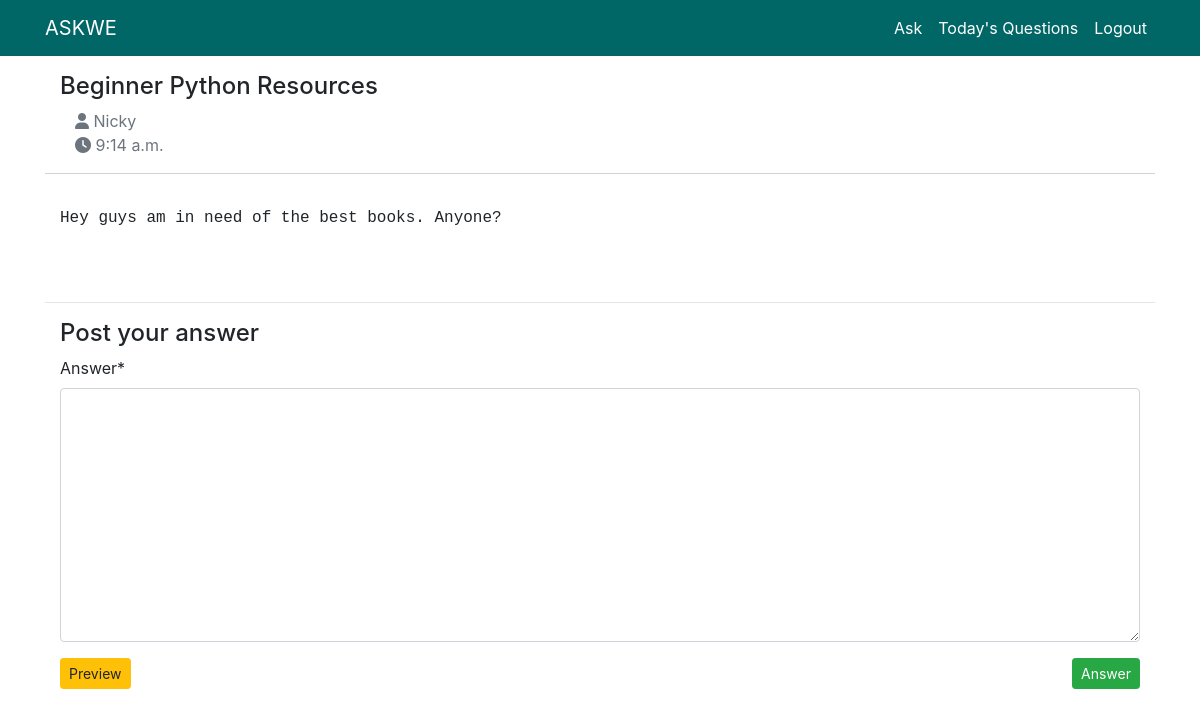
Screenshot of /q/1/answer (signed in) with the database file from the repository.
### askwe/models.py (models this page shows, shortened)
class Question(models.Model):
    title = models.CharField(max_length=140)
    question = models.TextField()
    user = models.ForeignKey(to=settings.AUTH_USER_MODEL,
                             on_delete=models.CASCADE)
    created = models.DateTimeField(auto_now_add=True)

### accounts/models.py (models this page shows, shortened)
class Account(AbstractBaseUser, PermissionsMixin):
    email = models.EmailField(unique=True)
    name = models.CharField(max_length=150)
    last_name = models.CharField(max_length=150)
    phone = models.CharField(max_length=50)
    date_of_birth = models.DateField(blank=True, null=True)
    picture = models.ImageField(blank=True, null=True)
    is_staff = models.BooleanField(default=False)
    is_active = models.BooleanField(default=True)
    date_joined = models.DateTimeField(default=timezone.now)
    last_login = models.DateTimeField(null=True)
    objects = AccountManager()
    USERNAME_FIELD = 'email'
    REQUIRED_FIELDS = ['name', 'phone']

### askwe/views.py (the view, shortened to what this page needs)
# urls.py: path('q/<int:pk>/answer', views.CreateAnswerView.as_view(),
class CreateAnswerView(LoginRequiredMixin, CreateView):
    form_class = AnswerForm
    template_name = 'askwe/create_answer.html'
    def get_initial(self):
        return {
            'question': self.get_question().id,
            'user': self.request.user.id,
        }
    def get_context_data(self, **kwargs):
        return super().get_context_data(question=self.get_question(),
                                        **kwargs)
    def get_question(self):
        return Question.objects.get(pk=self.kwargs['pk'])

### askwe/forms.py
class AnswerForm(forms.ModelForm):
    user = forms.ModelChoiceField(
        widget=forms.HiddenInput,
        queryset=get_user_model().objects.all(),
        disabled=True,
    )
    question = forms.ModelChoiceField(
        widget=forms.HiddenInput,
        queryset=Question.objects.all(),
        disabled=True,
    )
    class Meta:
        model = Answer
        fields = ['answer', 'user', 'question', ]

### templates/askwe/create_answer.html (shortened to what this page needs)
{% extends "askwe.html" %}
{% load markdownify %}
{% block body %}
  {% include 'display_question.html' %}
  {% include 'post_answer.html' with answer_form=form %}
{% endblock %}

### templates/display_question.html (shortened to what this page needs)
{% load markdownify %}
<link rel="stylesheet" href="https://stackpath.bootstrapcdn.com/bootstrap/4.4.1/css/bootstrap.min.css">
<div class="question" >
  <div class="meta col-sm-12" >
    <h4 >{{ question.title }}</h4 >
              <div class="fa-hover col-md-3 text-secondary col-sm-4"><a class='text-secondary' href="font_awesome.html#"><i class="fas fa-user"></i>  {{ question.user.name}} </a></div>
                           <div class="fa-hover col-md-3 col-sm-4"><a class='text-secondary' href="font_awesome.html#"><i class="fas fa-clock"></i>  {{ question.created|time}} </a></div>
  </div >
  <div class="body col-sm-12" >
   <p> {{ question.question|markdownify }}</p>
  </div >
</div >

### static/base.css (style rules this page uses)
.question .meta { border-bottom: lightgrey solid .01em; margin-bottom: 2em; padding-bottom: 1em; }
.question .body { padding-bottom: 1em; }

### templates/display_question.html (style rules this page uses)
p { font-family: "Lucida Console", Monaco, monospace; }

### rows the page displays
Question: title "Beginner Python Resources", user.name "Nicky", created "9:14 a.m.", question "Hey guys am in need of the best books. Anyone?"
